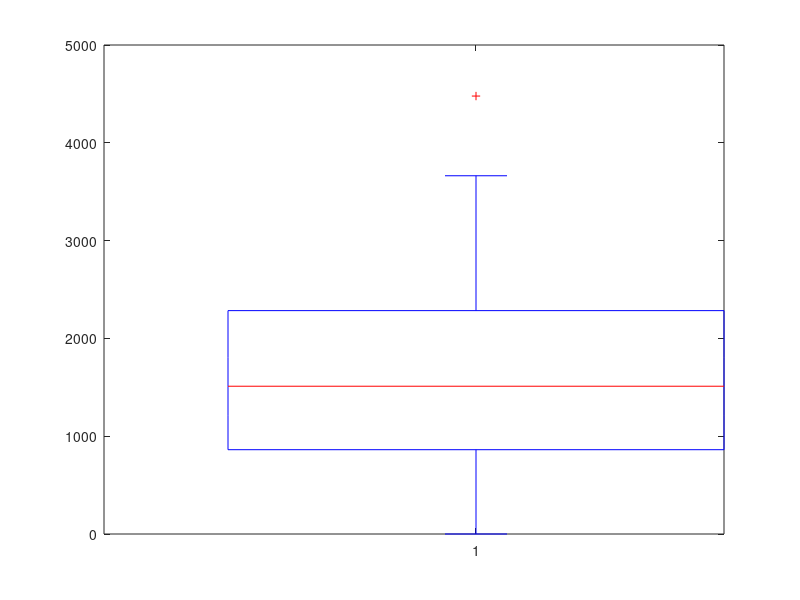

MATLAB code for this plot:
sequence_counts = [4478 ; 3663 ; 3533 ; 3422 ; 3192 ; 2956 ; 2829 ; 2730 ; 2652 ; 2619 ; 2616 ; 2538 ; 2413 ; 2406 ; 2284 ; 2283 ; 
    2209 ; 2139 ; 2040 ; 2019 ; 1996 ; 1975 ; 1973 ; 1918 ; 1709 ; 1688 ; 1667 ; 1529 ; 1511 ; 1510 ; 1358 ; 1334 ; 1312 ; 1194 ; 
    1162 ; 1061 ; 1055 ; 1004 ; 1000 ; 964 ; 902 ; 882 ; 862 ; 842 ; 783 ; 768 ; 750 ; 689 ; 566 ; 134 ; 52 ; 3 ; 0 ; 0 ; 0 ; 0 ; 0];
boxplot(sequence_counts)